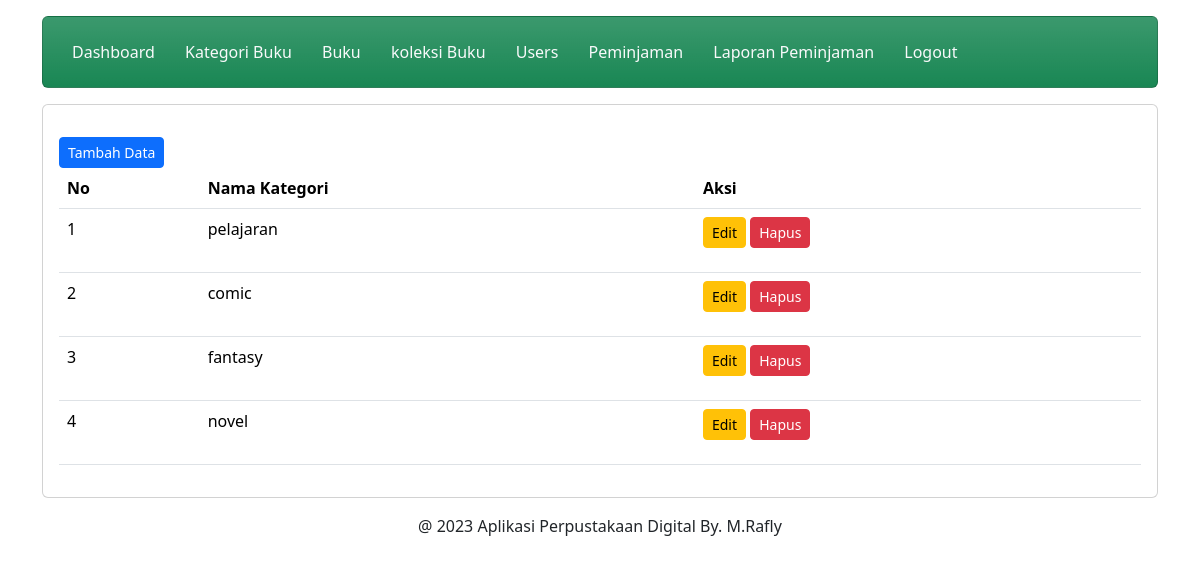
/admin/kategori.php (signed in), run on the app's committed database.
### tables this page shows
CREATE TABLE `kategoribuku` (
  `KategoriID` int(11) NOT NULL,
  `NamaKategori` varchar(255) NOT NULL
);

### admin/kategori.php (the view, shortened to what this page needs)
<?php
include 'header.php';
include 'navbar.php';
?>
         <div class="content mt-3">
                <div class="card">
                    <div class="card-body">
                            <a href="tambah_kategori.php" class="btn btn-primary btn-sm mt-3">Tambah Data</a>
                        <table class="table">
                            <thead>
                                <tr>
                                    <th>No</th>
                                    <th>Nama Kategori</th>
                                    <th>Aksi</th>
                                </tr>
                            </thead>
                            <tbody>
                            <?php
		include '../koneksi.php';
		$no = 1;
		$data = mysqli_query($koneksi,"select * from kategoribuku");
		while($d = mysqli_fetch_array($data)){
			?>
                                <tr>
                                    <td><?php echo $no++; ?></td>
                                    <td><?php echo $d['NamaKategori']; ?></td>
                                    <td>
                                        <a href="edit_kategori.php?KategoriID=<?php echo $d['KategoriID']; ?>" class="btn btn-warning btn-sm mb-3">Edit</a>
                                        <a href="proses_hapus_kategori.php?KategoriID=<?php echo $d['KategoriID']; ?>" class="btn btn-danger btn-sm mb-3">Hapus</a>
                                    </td>
                                </tr>
                                <?php }
                                ?>
                            </tbody>
                        </table>
                    </div>
                </div>
            </div>
            <?php
            include 'footer.php';
            ?>

### data on the page
kategoribuku: NamaKategori "pelajaran"
kategoribuku: NamaKategori "comic"
kategoribuku: NamaKategori "fantasy"
kategoribuku: NamaKategori "novel"
